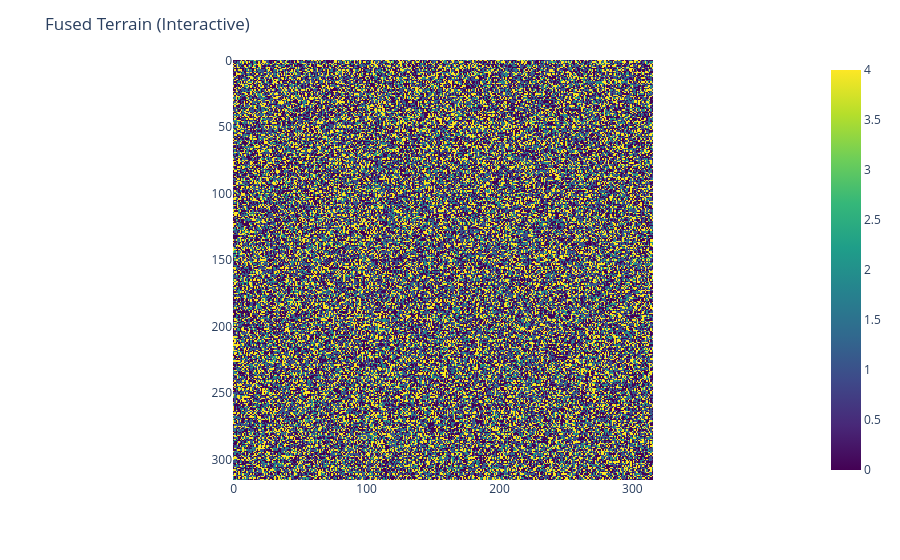

The notebook cell this image was saved under:
### Code cell
import plotly.express as px

n = int(np.sqrt(len(labels)))
labels_vis = labels[:n*n].reshape(n, n)

fig = px.imshow(labels_vis, color_continuous_scale='Viridis')

fig.update_layout(title="Fused Terrain (Interactive)")

### Figure 1 — Plotly figure (JSON) as saved in the notebook; plotly's stock layout.template omitted (floating-point values rounded to 4 significant figures; data arrays with more than 128 entries replaced by an {"elided": "..."} marker saying what was removed)
{"data": [{"coloraxis": "coloraxis", "hovertemplate": "x: %{x}<br>y: %{y}<br>color: %{z}<extra></extra>", "name": "0", "type": "heatmap", "xaxis": "x", "yaxis": "y", "z": {"elided": "316x316 int values"}}], "layout": {"coloraxis": {"colorscale": [[0, "#440154"], [0.1111, "#482878"], [0.2222, "#3e4989"], [0.3333, "#31688e"], [0.4444, "#26828e"], [0.5556, "#1f9e89"], [0.6667, "#35b779"], [0.7778, "#6ece58"], [0.8889, "#b5de2b"], [1, "#fde725"]]}, "margin": {"t": 60}, "title": {"text": "Fused Terrain (Interactive)"}, "xaxis": {"anchor": "y", "constrain": "domain", "domain": [0, 1], "scaleanchor": "y"}, "yaxis": {"anchor": "x", "autorange": "reversed", "constrain": "domain", "domain": [0, 1]}}}
